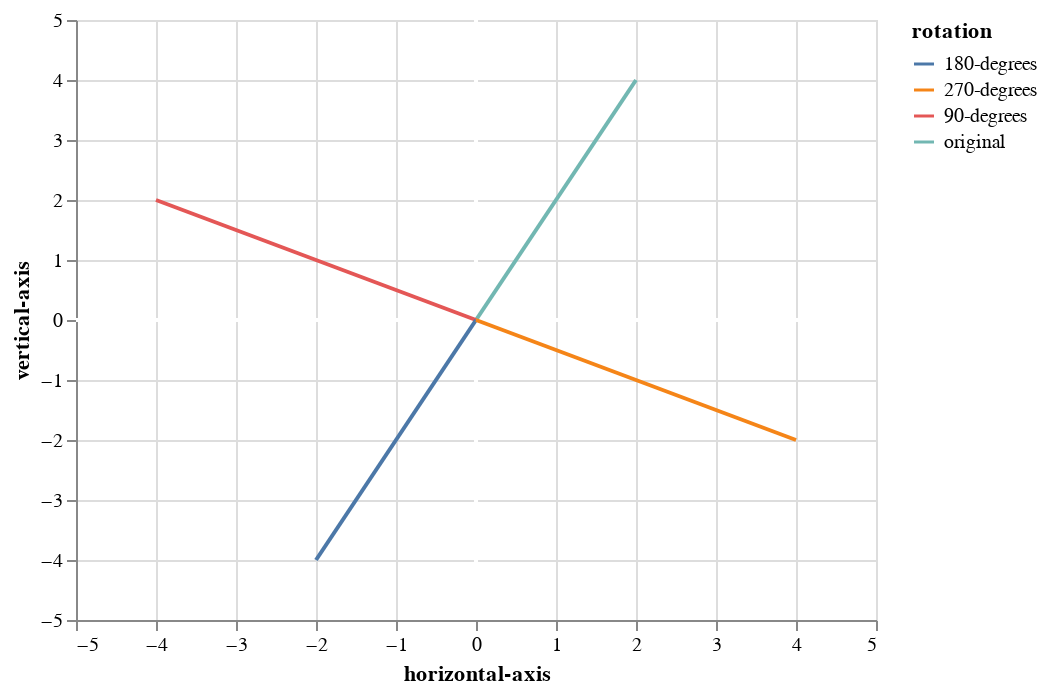

Notebook code for this chart:
### Code cell
chart = alt.Chart(df).mark_line().encode(
    x=alt.X('dim-1', axis=alt.Axis(title='horizontal-axis')),
    y=alt.Y('dim-2', axis=alt.Axis(title='vertical-axis')),
    color='rotation')

base_coor(-5.0, 5.0) + chart

### Figure 1 — Vega-Lite specification as saved in the notebook (floating-point values rounded to 4 significant figures)
{"config": {"view": {"continuousWidth": 400, "continuousHeight": 300}}, "layer": [{"mark": {"type": "line", "color": "white"}, "encoding": {"x": {"type": "quantitative", "field": "horizontal"}, "y": {"type": "quantitative", "field": "vertical"}}}, {"mark": {"type": "line", "color": "white"}, "encoding": {"x": {"type": "quantitative", "field": "vertical"}, "y": {"type": "quantitative", "field": "horizontal"}}}, {"data": {"name": "data-fdd0ac9e41bb6cb891458e6886636a2f"}, "mark": "line", "encoding": {"color": {"type": "nominal", "field": "rotation"}, "x": {"type": "quantitative", "axis": {"title": "horizontal-axis"}, "field": "dim-1"}, "y": {"type": "quantitative", "axis": {"title": "vertical-axis"}, "field": "dim-2"}}}], "data": {"name": "data-dc621955550350bfc1b0624dd9983169"}, "$schema": "https://vega.github.io/schema/vega-lite/v4.8.1.json", "datasets": {"data-dc621955550350bfc1b0624dd9983169": [{"horizontal": -5.0, "vertical": 0.0}, {"horizontal": 5.0, "vertical": 0.0}], "data-fdd0ac9e41bb6cb891458e6886636a2f": [{"dim-1": 0.0, "dim-2": 0.0, "rotation": "original"}, {"dim-1": 2.0, "dim-2": 4.0, "rotation": "original"}, {"dim-1": 0.0, "dim-2": 0.0, "rotation": "90-degrees"}, {"dim-1": -4.0, "dim-2": 2.0, "rotation": "90-degrees"}, {"dim-1": 0.0, "dim-2": 0.0, "rotation": "180-degrees"}, {"dim-1": -2.0, "dim-2": -4.0, "rotation": "180-degrees"}, {"dim-1": 0.0, "dim-2": 0.0, "rotation": "270-degrees"}, {"dim-1": 4.0, "dim-2": -2.0, "rotation": "270-degrees"}]}}
